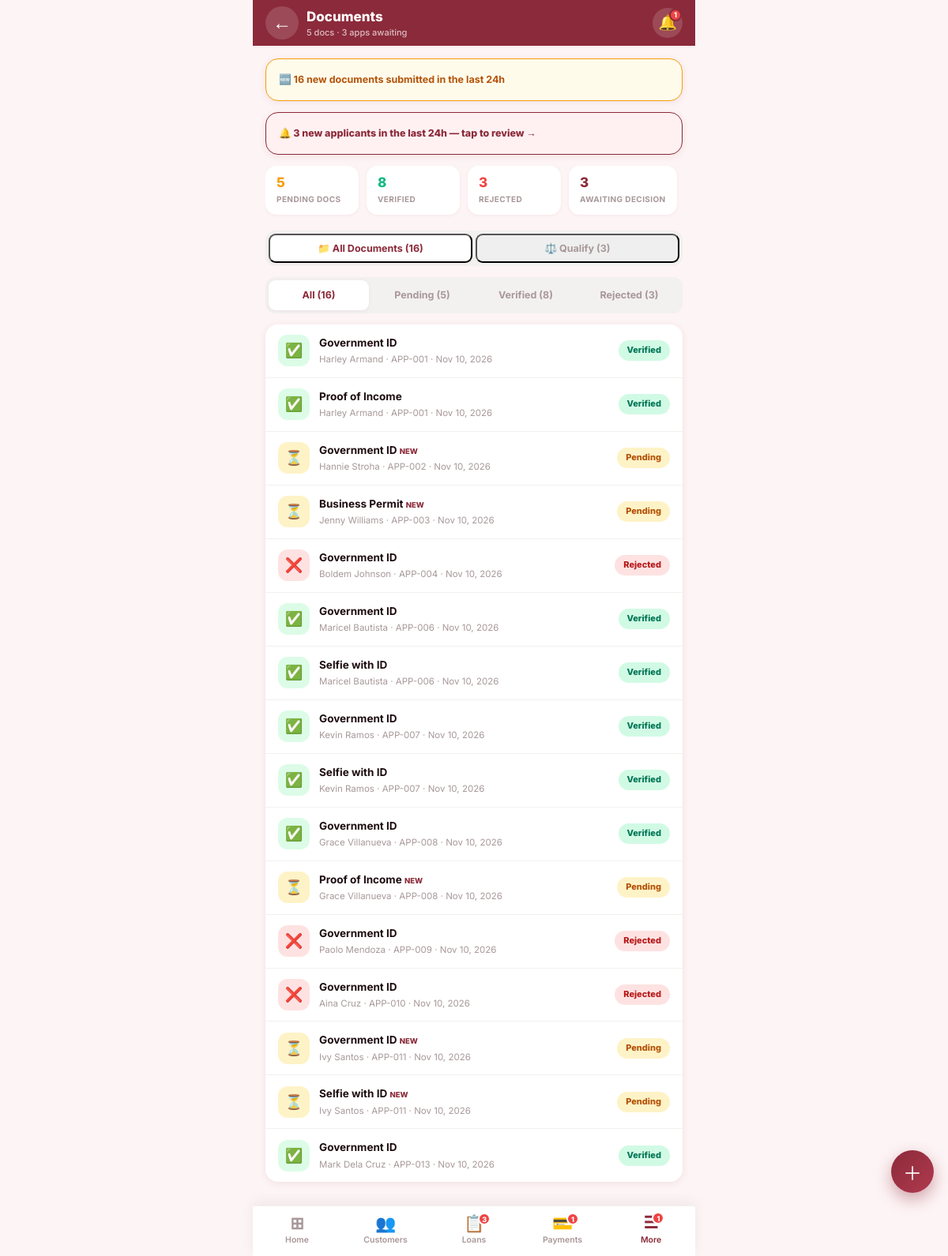
/admin_documents.php (signed in), run on the app's committed database.
### tables this page shows
CREATE TABLE IF NOT EXISTS documents (
    id INT AUTO_INCREMENT PRIMARY KEY,
    doc_id VARCHAR(20) UNIQUE,
    customer_id INT NOT NULL,
    application_id INT,
    doc_type VARCHAR(100),
    file_name VARCHAR(255),
    file_path VARCHAR(255),
    status ENUM('pending','verified','rejected') DEFAULT 'pending',
    reviewed_by INT,
    reviewed_at DATETIME,
    notes TEXT,
    created_at TIMESTAMP DEFAULT CURRENT_TIMESTAMP,
    FOREIGN KEY (customer_id) REFERENCES users(id),
    FOREIGN KEY (application_id) REFERENCES loan_applications(id)
);

CREATE TABLE IF NOT EXISTS users (
    id INT AUTO_INCREMENT PRIMARY KEY,
    full_name VARCHAR(100) NOT NULL,
    email VARCHAR(100) UNIQUE NOT NULL,
    phone VARCHAR(20),
    password VARCHAR(255) NOT NULL,
    role ENUM('admin','customer') DEFAULT 'customer',
    status ENUM('active','inactive','suspended') DEFAULT 'active',
    avatar VARCHAR(255),
    address TEXT,
    reset_token VARCHAR(64) NULL,
    reset_token_expires DATETIME NULL,
    deleted_at DATETIME NULL DEFAULT NULL,  
    created_at TIMESTAMP DEFAULT CURRENT_TIMESTAMP,
    updated_at TIMESTAMP DEFAULT CURRENT_TIMESTAMP ON UPDATE CURRENT_TIMESTAMP
);

CREATE TABLE IF NOT EXISTS loan_applications (
    id INT AUTO_INCREMENT PRIMARY KEY,
    app_id VARCHAR(20) UNIQUE,
    customer_id INT NOT NULL,
    loan_amount DECIMAL(15,2) NOT NULL,
    loan_term INT NOT NULL COMMENT 'in months',
    interest_rate DECIMAL(5,2) DEFAULT 5.00,
    purpose TEXT,
    status ENUM('pending','approved','rejected','active','completed') DEFAULT 'pending',
    approved_by INT,
    approved_at DATETIME,
    monthly_payment DECIMAL(15,2),
    total_payable DECIMAL(15,2),
    remarks TEXT,
    signed_name VARCHAR(150) NULL,
    signed_at DATETIME NULL,
    stated_monthly_income DECIMAL(15,2) NULL,
    created_at TIMESTAMP DEFAULT CURRENT_TIMESTAMP,
    updated_at TIMESTAMP DEFAULT CURRENT_TIMESTAMP ON UPDATE CURRENT_TIMESTAMP,
    FOREIGN KEY (customer_id) REFERENCES users(id) ON DELETE CASCADE
);

### admin_documents.php (the view, shortened to what this page needs)
<?php
require_once 'config.php';
$filter = $_GET['filter'] ?? 'all';
$tab    = $_GET['tab']    ?? 'docs';
$doc_where = $filter !== 'all' ? "WHERE d.status='".mysqli_real_escape_string($conn,$filter)."'" : '';
$docs = $conn->query("
    SELECT d.*, u.full_name, u.email, la.app_id AS loan_app_id,
        TIMESTAMPDIFF(HOUR, d.created_at, NOW()) AS hours_ago
    FROM documents d
    JOIN users u ON d.customer_id = u.id
    LEFT JOIN loan_applications la ON d.application_id = la.id
    $doc_where
    ORDER BY d.created_at DESC
");
$apps_with_docs = $conn->query("
    SELECT la.*, u.full_name, u.email,
        COUNT(d.id)                                           AS doc_count,
        SUM(CASE WHEN d.status='verified'  THEN 1 ELSE 0 END) AS verified_count,
        SUM(CASE WHEN d.status='pending'   THEN 1 ELSE 0 END) AS pending_count,
        SUM(CASE WHEN d.status='rejected'  THEN 1 ELSE 0 END) AS rejected_count,
        TIMESTAMPDIFF(HOUR, la.created_at, NOW())             AS hours_ago
    FROM loan_applications la
    JOIN users u ON la.customer_id = u.id
    LEFT JOIN documents d ON d.application_id = la.id
    WHERE la.status = 'pending'
    GROUP BY la.id
    ORDER BY la.created_at DESC
");
$cnt_pending      = (int)$conn->query("SELECT COUNT(*) c FROM documents WHERE status='pending'")->fetch_assoc()['c'] ?? 0;
$cnt_verified     = (int)$conn->query("SELECT COUNT(*) c FROM documents WHERE status='verified'")->fetch_assoc()['c'] ?? 0;
$cnt_rejected     = (int)$conn->query("SELECT COUNT(*) c FROM documents WHERE status='rejected'")->fetch_assoc()['c'] ?? 0;
$cnt_total_docs   = $cnt_pending + $cnt_verified + $cnt_rejected;
$apps_arr = [];
while ($ar = $apps_with_docs->fetch_assoc()) $apps_arr[] = $ar;
$cnt_new_apps  = 0; foreach ($apps_arr as $ar) if ($ar['hours_ago'] <= 24) $cnt_new_apps++;
$unreadNotifs  = (int)($conn->query("SELECT COUNT(*) c FROM notifications WHERE user_id=".(int)$_SESSION['user_id']." AND is_read=0")->fetch_assoc()['c'] ?? 0);
    ob_start(); ?>
    <?php return ob_get_clean();
$cnt_pending_apps = (int)$conn->query("SELECT COUNT(*) c FROM loan_applications WHERE status='pending'")->fetch_assoc()['c'] ?? 0;
$cnt_new_docs     = (int)$conn->query("SELECT COUNT(*) c FROM documents WHERE created_at >= NOW() - INTERVAL 24 HOUR")->fetch_assoc()['c'] ?? 0;
?>
<!DOCTYPE html>
<html lang="en">
<head>
  <link rel="stylesheet" href="shared.css"/>
  <link rel="stylesheet" href="mobile-app.css"/>
</head>
<body class="app-shell">
  <header class="app-bar maroon">
    <a href="admin_dashboard.php" class="app-bar-back">←</a>
    <div style="flex:1;min-width:0;">
      <div class="app-bar-title">Documents</div>
      <div class="app-bar-sub"><?= $cnt_pending ?> docs · <?= $cnt_pending_apps ?> apps awaiting</div>
    </div>
    <a href="admin_notifications.php" class="app-bar-action" title="Notifications">
      🔔
      <?php if ($unreadNotifs > 0): ?><span class="badge-dot"><?= min($unreadNotifs,9) ?></span><?php endif; ?>
    </a>
  </header>
  <main class="app-screen">
    <?php if ($cnt_new_docs > 0): ?>
    <div class="app-card" style="background:#fffbeb;border:1.5px solid #f59e0b;font-size:12.5px;color:#b45309;font-weight:700;">
      🆕 <?= $cnt_new_docs ?> new document<?= $cnt_new_docs>1?'s':'' ?> submitted in the last 24h
    </div>
    <?php endif; ?>
    <?php if ($cnt_new_apps > 0): ?>
    <a href="?tab=applications" class="app-card" style="display:block;background:#fff1f2;border:1.5px solid var(--maroon);font-size:12.5px;color:var(--maroon);font-weight:800;">
      🔔 <?= $cnt_new_apps ?> new applicant<?= $cnt_new_apps>1?'s':'' ?> in the last 24h — tap to review →
    </a>
    <?php endif; ?>
    <div class="stat-chip-row">
      <a href="?tab=docs&filter=pending" class="stat-chip" style="<?= ($filter==='pending'&&$tab==='docs')?'border:1.5px solid #f59e0b;':'' ?>">
        <div class="stat-chip-val" style="color:#f59e0b;"><?= $cnt_pending ?></div><div class="stat-chip-label">Pending Docs</div>
      </a>
      <a href="?tab=docs&filter=verified" class="stat-chip" style="<?= ($filter==='verified'&&$tab==='docs')?'border:1.5px solid #10b981;':'' ?>">
        <div class="stat-chip-val" style="color:#10b981;"><?= $cnt_verified ?></div><div class="stat-chip-label">Verified</div>
      </a>
      <a href="?tab=docs&filter=rejected" class="stat-chip" style="<?= ($filter==='rejected'&&$tab==='docs')?'border:1.5px solid #ef4444;':'' ?>">
        <div class="stat-chip-val" style="color:#ef4444;"><?= $cnt_rejected ?></div><div class="stat-chip-label">Rejected</div>
      </a>
      <a href="?tab=applications" class="stat-chip" style="<?= $tab==='applications'?'border:1.5px solid var(--maroon);':'' ?>">
        <div class="stat-chip-val" style="color:var(--maroon);"><?= $cnt_pending_apps ?></div><div class="stat-chip-label">Awaiting Decision</div>
      </a>
    </div>
    <div class="seg-tabs" id="mainTabs">
      <button class="seg-tab <?= $tab==='docs'?'active':'' ?>" onclick="switchQTab('docs', this)" type="button">
        📁 All Documents (<?= $cnt_total_docs ?>)
      </button>
      <button class="seg-tab <?= $tab==='applications'?'active':'' ?>" onclick="switchQTab('applications', this)" type="button">
        ⚖️ Qualify<?= $cnt_pending_apps>0?' ('.$cnt_pending_apps.')':'' ?>
      </button>
    </div>
    <div class="qtab-content <?= $tab==='docs'?'active':'' ?>" id="qtab-docs">
      <div class="seg-tabs">
        <a href="?tab=docs&filter=all"      class="seg-tab <?= $filter==='all'?'active':'' ?>">All (<?= $cnt_total_docs ?>)</a>
        <a href="?tab=docs&filter=pending"  class="seg-tab <?= $filter==='pending'?'active':'' ?>">Pending (<?= $cnt_pending ?>)</a>
        <a href="?tab=docs&filter=verified" class="seg-tab <?= $filter==='verified'?'active':'' ?>">Verified (<?= $cnt_verified ?>)</a>
        <a href="?tab=docs&filter=rejected" class="seg-tab <?= $filter==='rejected'?'active':'' ?>">Rejected (<?= $cnt_rejected ?>)</a>
      </div>
      <div class="app-card-flat">
        <?php if ($docs->num_rows === 0): ?>
          <div class="app-empty">
            <div class="app-empty-icon">📭</div>
            <div class="app-empty-title">No documents found<?= $filter!=='all' ? ' for this filter' : '' ?></div>
          </div>
        <?php else: while ($row = $docs->fetch_assoc()):
          $is_new = ($row['hours_ago'] <= 24);
          $sIcon = ['pending'=>'⏳','verified'=>'✅','rejected'=>'❌'][$row['status']] ?? 'ℹ️';
          $sBg   = ['pending'=>'#fef3c7','verified'=>'#dcfce7','rejected'=>'#fee2e2'][$row['status']] ?? '#f5f5f5';
        ?>
        <a href="javascript:void(0)" class="app-list-item" onclick='viewDocRow(<?= json_encode($row, JSON_HEX_APOS|JSON_HEX_QUOT) ?>)'>
          <div class="app-list-icon" style="background:<?= $sBg ?>;"><?= $sIcon ?></div>
          <div class="app-list-body">
            <div class="app-list-title"><?= htmlspecialchars($row['doc_type']) ?><?= $is_new && $row['status']==='pending' ? ' <span style="color:var(--maroon);font-size:9.5px;font-weight:800;">NEW</span>' : '' ?></div>
            <div class="app-list-sub"><?= htmlspecialchars($row['full_name']) ?><?= $row['loan_app_id'] ? ' · '.htmlspecialchars($row['loan_app_id']) : '' ?> · <?= date('M d, Y', strtotime($row['created_at'])) ?></div>
          </div>
          <div class="app-list-end">
            <span class="pill <?= $row['status'] ?>"><?= ucfirst($row['status']) ?></span>
          </div>
        </a>
        <?php endwhile; endif; ?>
      </div>
    </div>
  </main>
  <button class="app-fab" onclick="openSheet('uploadSheet')">＋</button>
  <?php include 'admin_tabbar.php'; ?>
</body>
</html>

### shared.css (style rules this page uses)
:root { --maroon: #8B2A3A; --maroon-dark: #6e1f2d; --maroon-deep: #4a1020; --maroon-light: #b03a4e; --maroon-pale: #fdf0f2; --maroon-muted: #f0c8ce; --maroon-soft: #e8aab4; --sidebar-bg: #2c0f18; --sidebar-hover: #3d1520; --bg-page: #fdf4f5; --bg-card: #ffffff; --bg-input: #ffffff; --white: #ffffff; --gray-50: #faf9f9; --gray-100: #f3f0f0; --gray-200: #e8e2e3; --gray-300: #d5ccce; --gray-400: #a89899; --gray-600: #6b5c5f; --text-dark: #1e0d10; --text-medium: #4a3538; --text-light: #7a6365; --shadow-xs: 0 1px 4px rgba(139,42,58,.06); --shadow-sm: 0 2px 10px rgba(139,42,58,.09); --shadow-md: 0 4px 22px rgba(139,42,58,.13); --shadow-lg: 0 8px 40px rgba(139,42,58,.17); --shadow-xl: 0 16px 60px rgba(139,42,58,.22); --radius-xs: 4px; --radius-sm: 8px; --radius-md: 14px; --radius-lg: 20px; --radius-full: 100px; --status-active: #10b981; --status-pending: #f59e0b; --status-rejected: #ef4444; --status-verified: #3b82f6; --status-completed: #8b5cf6; --sidebar-width: 250px; --header-height: 60px; --bottom-nav-height: 62px; }
*, *::before, *::after { margin:0; padding:0; box-sizing:border-box; }
html { scroll-behavior:smooth; }
body { font-family:'Inter',Arial,sans-serif; background:var(--bg-page); color:var(--text-dark); font-size:14px; line-height:1.6; -webkit-font-smoothing:antialiased; }
a { text-decoration:none; color:inherit; }
input,button,select,textarea { font-family:'Inter',Arial,sans-serif; }

### admin_documents.php (style rules this page uses)
.qtab-content { display:none; }
.qtab-content.active { display:block; animation:fadeInApp .2s ease; }

### data on the page
documents: status "✅", doc_type "Government ID", customer.full_name "Harley Armand", application.app_id "APP-001", created_at "Nov 10, 2026", status "Verified"
documents: status "✅", doc_type "Proof of Income", customer.full_name "Harley Armand", application.app_id "APP-001", created_at "Nov 10, 2026", status "Verified"
documents: status "⏳", doc_type "Government ID", shows "NEW", customer.full_name "Hannie Stroha", application.app_id "APP-002", created_at "Nov 10, 2026", status "Pending"
documents: status "⏳", doc_type "Business Permit", shows "NEW", customer.full_name "Jenny Williams", application.app_id "APP-003", created_at "Nov 10, 2026", status "Pending"
documents: status "❌", doc_type "Government ID", customer.full_name "Boldem Johnson", application.app_id "APP-004", created_at "Nov 10, 2026", status "Rejected"
documents: status "✅", doc_type "Government ID", customer.full_name "Maricel Bautista", application.app_id "APP-006", created_at "Nov 10, 2026", status "Verified"
documents: status "✅", doc_type "Selfie with ID", customer.full_name "Maricel Bautista", application.app_id "APP-006", created_at "Nov 10, 2026", status "Verified"
documents: status "✅", doc_type "Government ID", customer.full_name "Kevin Ramos", application.app_id "APP-007", created_at "Nov 10, 2026", status "Verified"
documents: status "✅", doc_type "Selfie with ID", customer.full_name "Kevin Ramos", application.app_id "APP-007", created_at "Nov 10, 2026", status "Verified"
documents: status "✅", doc_type "Government ID", customer.full_name "Grace Villanueva", application.app_id "APP-008", created_at "Nov 10, 2026", status "Verified"
documents: status "⏳", doc_type "Proof of Income", shows "NEW", customer.full_name "Grace Villanueva", application.app_id "APP-008", created_at "Nov 10, 2026", status "Pending"
documents: status "❌", doc_type "Government ID", customer.full_name "Paolo Mendoza", application.app_id "APP-009", created_at "Nov 10, 2026", status "Rejected"
documents: status "❌", doc_type "Government ID", customer.full_name "Aina Cruz", application.app_id "APP-010", created_at "Nov 10, 2026", status "Rejected"
documents: status "⏳", doc_type "Government ID", shows "NEW", customer.full_name "Ivy Santos", application.app_id "APP-011", created_at "Nov 10, 2026", status "Pending"
documents: status "⏳", doc_type "Selfie with ID", shows "NEW", customer.full_name "Ivy Santos", application.app_id "APP-011", created_at "Nov 10, 2026", status "Pending"
documents: status "✅", doc_type "Government ID", customer.full_name "Mark Dela Cruz", application.app_id "APP-013", created_at "Nov 10, 2026", status "Verified"

### other printed values
$cnt_pending "5"
$cnt_pending_apps "3"
min($unreadNotifs,9) "1"
$cnt_new_docs "16"
$cnt_new_apps "3"
$cnt_verified "8"
$cnt_rejected "3"
$cnt_total_docs "16"
min($_tb_new_apps,9) "3"
min($_tb_pend_pays,9) "1"
min($_tb_more_badge,9) "1"
